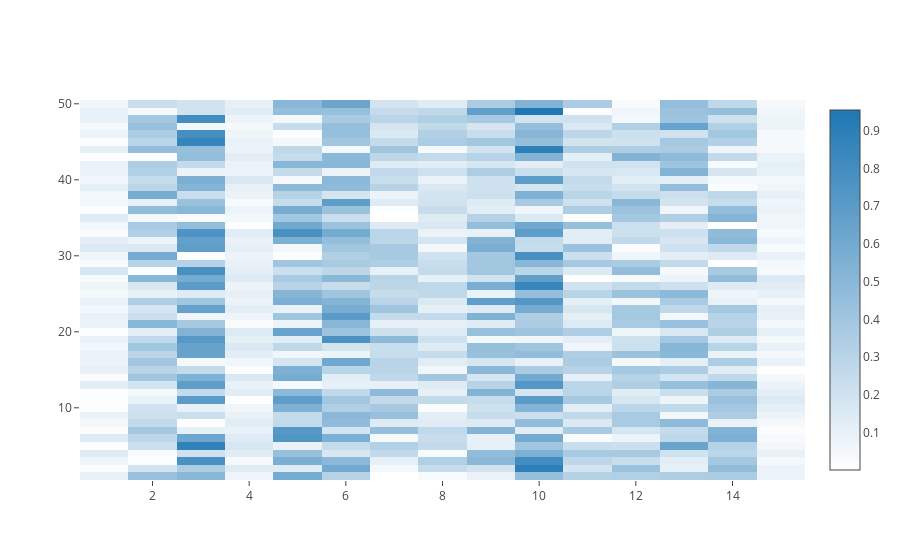

Notebook source saved alongside this figure:
### Code cell
trace = go.Heatmap(z=qui,
                   x=index_x,
                   y=index_y,
                   colorscale=[[0.0, 'rgb(255,255,255)'], [1.0, 'rgb(31, 119, 180)']])

data=[trace]
iplot(data, filename='labelled-heatmap')

### Figure 1 — Plotly figure (JSON) as saved in the notebook; plotly's stock layout.template omitted (floating-point values rounded to 4 significant figures; data arrays with more than 128 entries replaced by an {"elided": "..."} marker saying what was removed)
{"data": [{"colorscale": [[0, "rgb(255,255,255)"], [1, "rgb(31, 119, 180)"]], "type": "heatmap", "uid": "288ac5a6-a84c-40fd-a56c-43bd3b5ddee1", "x": [1, 2, 3, 4, 5, 6, 7, 8, 9, 10, 11, 12, 13, 14], "y": [1, 2, 3, 4, 5, 6, 7, 8, 9, 10, 11, 12, 13, 14, 15, 16, 17, 18, 19, 20, 21, 22, 23, 24, 25, 26, 27, 28, 29, 30, 31, 32, 33, 34, 35, 36, 37, 38, 39, 40, 41, 42, 43, 44, 45, 46, 47, 48, 49], "z": {"elided": "50x15 float values"}}], "layout": {}}
